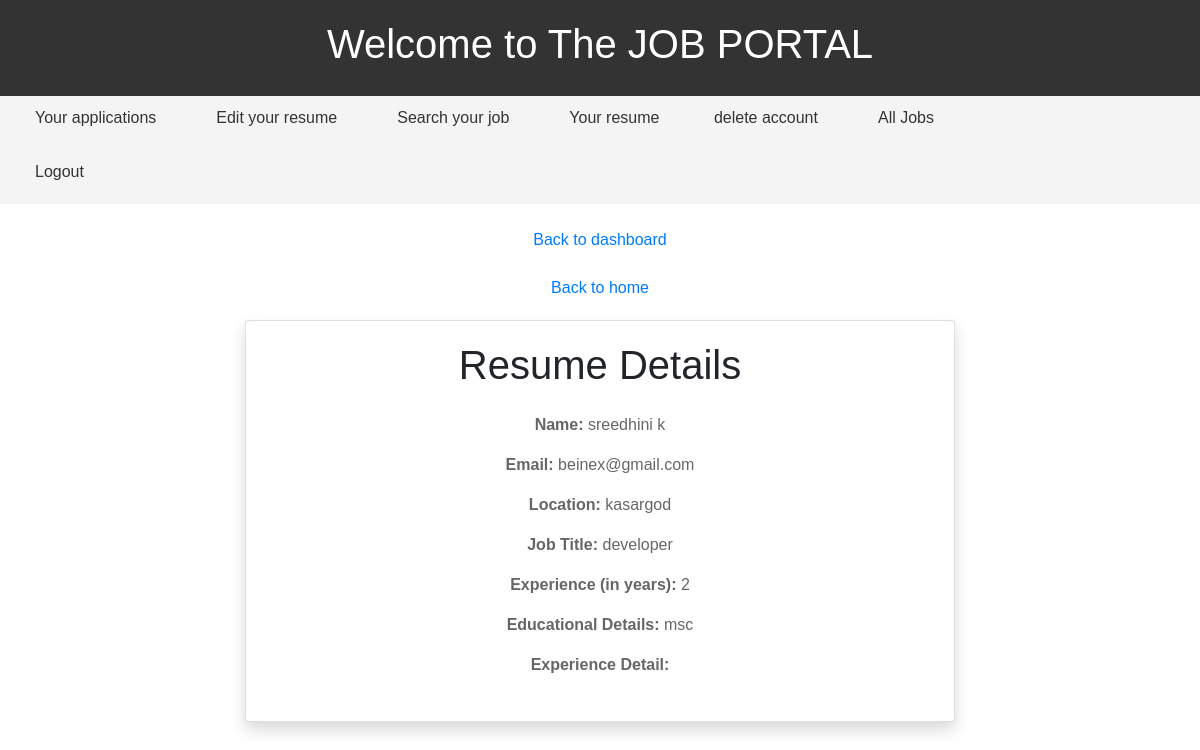
The app's page /resume/resume-detail/6/ (signed in) with its own data.
### resume/models.py (models this page shows, shortened)
class Resume(models.Model):
    user=models.OneToOneField(User,on_delete=models.CASCADE)
    first_name = models. CharField(max_length=100,null=True,blank=True)
    surname= models.CharField(max_length=100,null=True,blank=True)
    location = models.CharField(max_length=100,null=True,blank=True)
    job_title= models. CharField(max_length=100,null=True,blank=True)
    expierience_in_years=models.IntegerField(null=True,blank=True)
    educational_details=models.CharField(max_length=100,null=True,blank=True)
    expierience_detail=models.TextField(null=True,blank=True)

### users/models.py (models this page shows)
class User(AbstractUser):
    email=models.EmailField(unique=True)
    is_recruiter=models.BooleanField(default=False)
    is_applicant=models.BooleanField(default=False)
    has_resume=models.BooleanField(default=False)
    has_company=models.BooleanField(default=False)

### resume/views.py (the view)
# urls.py: path('resume-detail/<int:pk>/',resume_details,name="resume-details"),
def resume_details(request,pk):
    resume=Resume.objects.get(pk=pk)
    context = {'resume':resume}
    return render(request, 'resume/resume_details.html',context)

### templates/resume/resume_details.html (shortened to what this page needs)
{% extends 'users/base.html' %}
{% block content %}
<div class="container">
    <div class="row justify-content-center">
        <div class="col-md-8">
            <div class="card shadow">
                <div class="card-body">
                    <h1 class="card-title text-center mb-4">Resume Details</h1>
                    <p><strong>Name:</strong> {{ resume.first_name }} {{ resume.surname }}</p>
                    <p><strong>Email:</strong> {{ resume.user.email }}</p>
                    <p><strong>Location:</strong> {{ resume.location }}</p>
                    <p><strong>Job Title:</strong> {{ resume.job_title }}</p>
                    <p><strong>Experience (in years):</strong> {{ resume.expierience_in_years }}</p>
                    <p><strong>Educational Details:</strong> {{ resume.educational_details }}</p>
                    <p><strong>Experience Detail:</strong> {{ resume.expierience_detail }}</p>
                </div>
            </div>
        </div>
    </div>
</div>
{% endblock %}

### templates/users/base.html (style rules this page uses)
body { font-family: Arial, sans-serif; margin: 0; padding: 0; }
.container { margin: 20px auto; text-align: center; }
.container p { color: #666; margin-top: 10px; }

### records on screen
Resume: first_name "sreedhini", surname "k", user.email "beinex@gmail.com", location "kasargod", job_title "developer", expierience_in_years "2", educational_details "msc"
